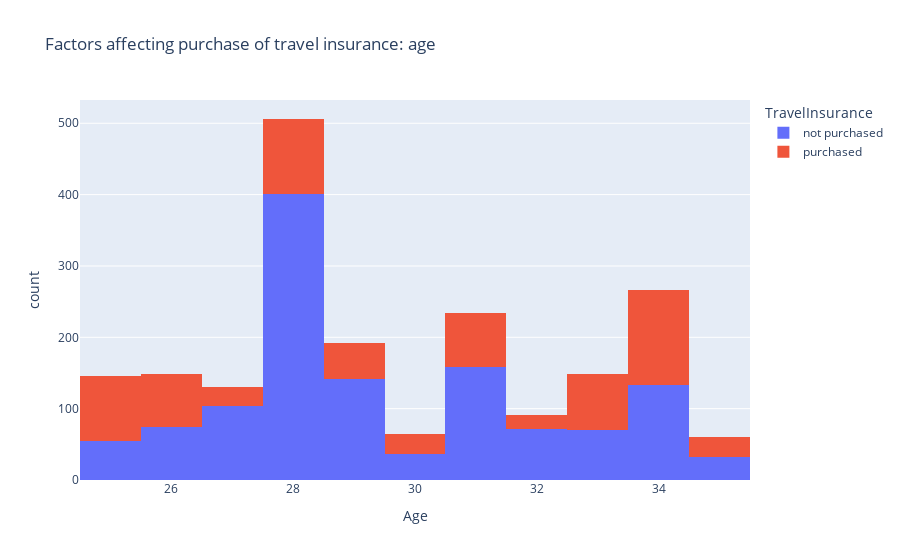

Notebook source saved alongside this figure:
### Markdown cell above
<h2 style="font-family:Comic Sans MS; color:purple">5. Ploting</h2>

### Code cell
df = df
figure = px.histogram(df, x ="Age", color = "TravelInsurance", title = "Factors affecting purchase of travel insurance: age")
figure.show()

### Figure 1 — Plotly figure (JSON) as saved in the notebook; plotly's stock layout.template omitted (floating-point values rounded to 4 significant figures; data arrays with more than 128 entries replaced by an {"elided": "..."} marker saying what was removed)
{"data": [{"alignmentgroup": "True", "bingroup": "x", "hovertemplate": "TravelInsurance=not purchased<br>Age=%{x}<br>count=%{y}<extra></extra>", "legendgroup": "not purchased", "marker": {"color": "#636efa", "pattern": {"shape": ""}}, "name": "not purchased", "offsetgroup": "not purchased", "orientation": "v", "showlegend": true, "type": "histogram", "x": {"elided": "1277 int values"}, "xaxis": "x", "yaxis": "y"}, {"alignmentgroup": "True", "bingroup": "x", "hovertemplate": "TravelInsurance=purchased<br>Age=%{x}<br>count=%{y}<extra></extra>", "legendgroup": "purchased", "marker": {"color": "#EF553B", "pattern": {"shape": ""}}, "name": "purchased", "offsetgroup": "purchased", "orientation": "v", "showlegend": true, "type": "histogram", "x": {"elided": "710 int values"}, "xaxis": "x", "yaxis": "y"}], "layout": {"barmode": "relative", "legend": {"title": {"text": "TravelInsurance"}, "tracegroupgap": 0}, "title": {"text": "Factors affecting purchase of travel insurance: age"}, "xaxis": {"anchor": "y", "domain": [0, 1], "title": {"text": "Age"}}, "yaxis": {"anchor": "x", "domain": [0, 1], "title": {"text": "count"}}}}
